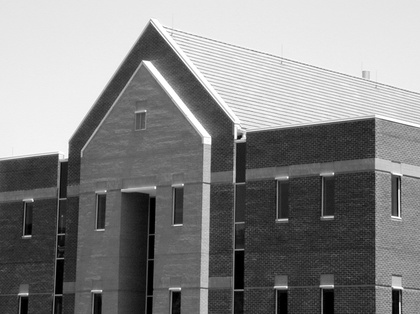
%> input picture Project 2/house.jpg, 420 x 314 px, shrunk from 1114 x 834 before the run
$ octave exercise222.m   (GNU Octave 9; MATLAB toolbox functions it lacks are replaced by stand-ins)
%> lines starting %> are read from the running program, lines starting %| are printed output that depends on the picture
clear all
im=imread('house.jpg');
%> im is the input picture: size 314x420 uint8; min 0, max 255, mean 133.3
im=im2double(im);
%> im: size 314x420 double
%smoothening the image with a filter
gfilter= [0 0 1 0 0;
       0 1 2 1 0;
       1 2 -16 2 1;
       0 1 2 1 0;
       0 0 1 0 0];

smim=conv2(im,gfilter);
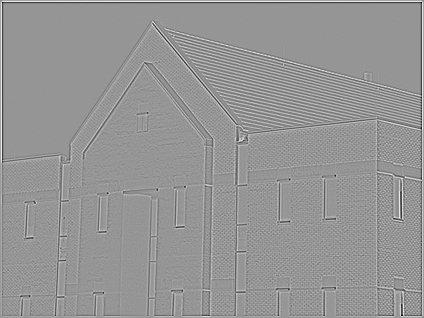
%> smim: size 318x424 double; min -8.15, max 5.73, mean 8.67e-17; drawn with min black and max white
%X = max(max(im2uint8(smim)));
X = max(max(smim));
%> X = 5.73
% finding the zero crossings
[rr,cc]=size(smim);
%> rr = 318; cc = 424
zc=zeros([rr,cc]);
for i=2:rr-1
    for j=2:cc-1
        if (smim(i,j)>0)
             if (smim(i,j+1)>=0 && smim(i,j-1)<0) || (smim(i,j+1)<0 && smim(i,j-1)>=0)

                zc(i,j)= smim(i,j+1);

            elseif (smim(i+1,j)>=0 && smim(i-1,j)<0) || (smim(i+1,j)<0 && smim(i-1,j)>=0)
                    zc(i,j)= smim(i,j+1);
            elseif (smim(i+1,j+1)>=0 && smim(i-1,j-1)<0) || (smim(i+1,j+1)<0 && smim(i-1,j-1)>=0)
                  zc(i,j)= smim(i,j+1);
            elseif (smim(i-1,j+1)>=0 && smim(i+1,j-1)<0) || (smim(i-1,j+1)<0 && smim(i+1,j-1)>=0)
                  zc(i,j)=smim(i,j+1);
            end

        end

    end
end
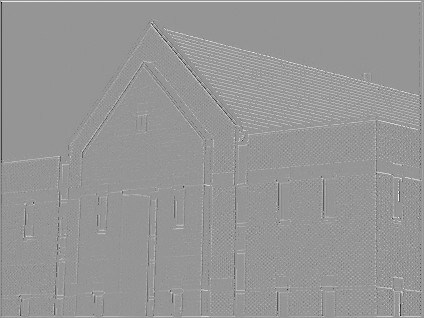
%> zc: size 318x424 double; min -8.05, max 5.73, mean 0.0767; drawn with min black and max white
%otpt=im2uint8(zc);
otpt=zc;
% thresholding
otptth= otpt>(X*0.04);
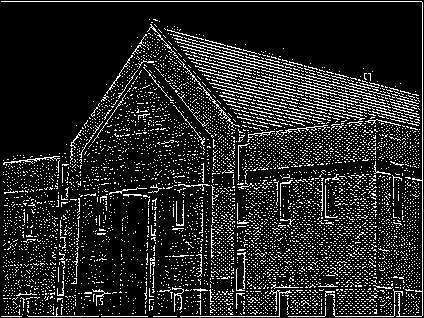
%> otptth: size 318x424 logical; 14.2% white in thin lines or dots
figure;
  subplot(2,2,1);imshow(im);title('Origional image');
  subplot(2,2,2);imshow(smim);title('Smoothened image');
%> after `imshow(smim)`:
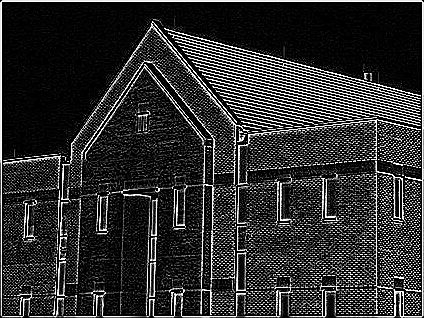
%> displayed picture: size 318x424, on the screen's scale of 0 to 255; min 0, max 255, mean 46.6
  subplot(2,2,3);imshow(otpt);title('Output image');
%> after `imshow(otpt)`:
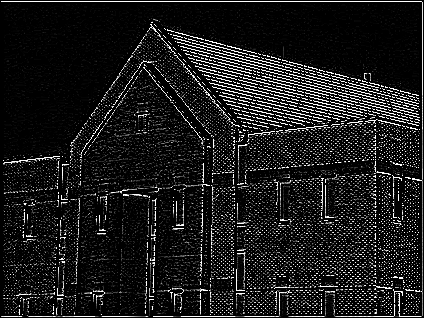
%> displayed picture: size 318x424, on the screen's scale of 0 to 255; min 0, max 255, mean 27.7
  subplot(2,2,4);imshow(otptth);title('Output image with threshold');
  % final result
   figure, imshow(otptth);
